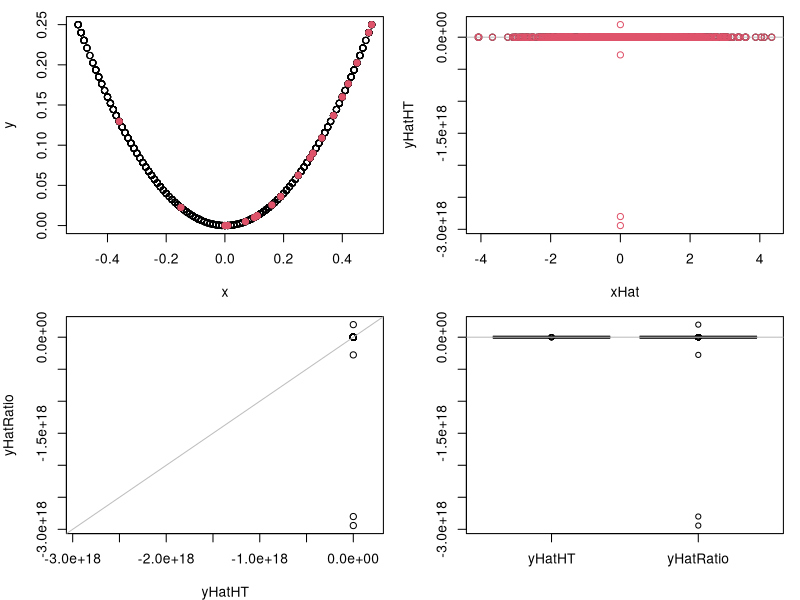

The R source for this figure:
#source("N:/work/WKRATIO/Rcode/sim code.R")
N <- 1000
n <- 20
nBoot <- 1e3
set.seed(378572)
x <- round(100*runif(N),2)
x <- round(runif(N)-0.5,2)
a <- 5 # slope
b <- 100 # intercept
m <- 0 # mean error
v <- 5 # sd error
e <- rnorm(N,m,v) # error
y <- a*x + b + e
y <- (x)^2
y <- log(y)
y <- exp(y)


par(mfrow=c(2,2))
par(mar=c(4,4,1,1))
plot(x,y)
dat <- data.frame(x,y,e)

Y <- sum(y)
X <- sum(x)

print(Y)

print(cor(x,y))

xHat <- yHatHT <- yHatRatio <- numeric(nBoot)

for (i in 1:nBoot) {

  samp <- dat[sample(1:N,n),]

  if (i==1) points(samp$x,samp$y,col=2,pch=19)

  xHat[i] <- sum(samp$x)
  yHatHT[i] <- N/n*sum(samp$y)

  yHatRatio[i] <- X*sum(samp$y)/sum(samp$x)

}
rseHT <- sd(yHatHT)/mean(yHatHT)
rseRatio <- sd(yHatRatio)/mean(yHatRatio)

cat("\n")
print("HT")
print(mean(yHatHT))
print("HT bias (kind of)")
print(round(mean(yHatHT)/Y,3))
sdMeanHT <- sd(yHatHT)/sqrt(nBoot)
print("HT bias (CI)")
print(round((mean(yHatHT)+c(-2,2)*sdMeanHT)/Y,3))
print("HT RSE")
print(round(100*rseHT,2))
print("HT CIs")
print(quantile(yHatHT,c(0.025,0.975)))
cat("\n")
print("Ratio")
print(mean(yHatRatio))
print("Ratio bias (kind of)")
print(round(mean(yHatRatio)/Y,2))
print("Ratio bias (CI)")
sdMeanRatio <- sd(yHatRatio)/sqrt(nBoot)
print(round((mean(yHatRatio)+c(-2,2)*sdMeanRatio)/Y,3))
print("Ratio RSE")
print(round(100*rseRatio,3))
print("Ratio CIs")
print(quantile(yHatRatio,c(0.025,0.975)))

yLim <- range(c(yHatHT,yHatRatio))
plot(xHat,yHatHT,ylim=yLim)
abline(h=Y,col="grey")
points(xHat,yHatRatio,col=2)


plot(yHatHT,yHatRatio,xlim=yLim,ylim=yLim)
abline(0,1,col="grey")

boxplot(yHatHT,yHatRatio,names=c("yHatHT","yHatRatio"))
abline(h=Y,col="grey")

